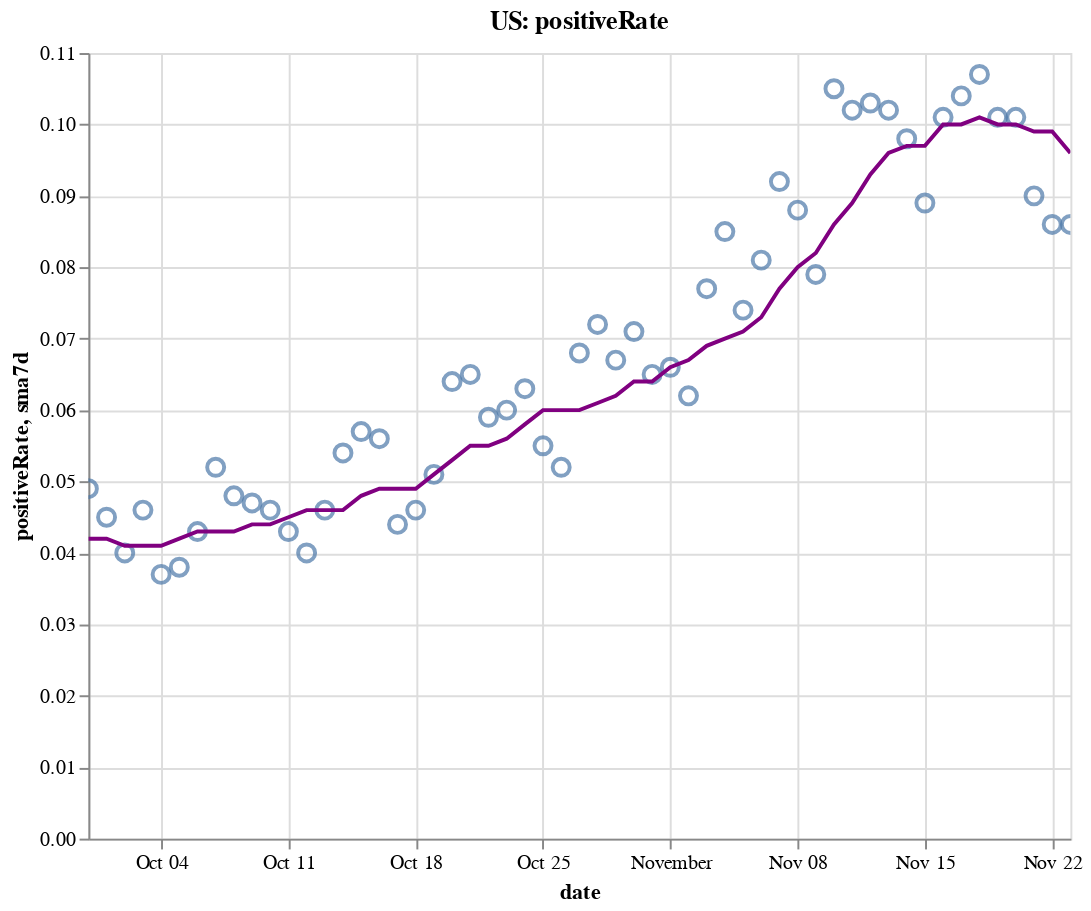

Here is the notebook cell this chart was saved with:
### Code cell
create_plot(us, 'positiveRate')

### Figure 1 — Vega-Lite specification as saved in the notebook (floating-point values rounded to 4 significant figures)
{"config": {"view": {"continuousWidth": 400, "continuousHeight": 300}}, "layer": [{"layer": [{"mark": {"type": "point", "size": 75}, "encoding": {"tooltip": [{"type": "temporal", "field": "date"}, {"type": "quantitative", "field": "positiveRate"}, {"type": "quantitative", "field": "sma7d"}], "x": {"type": "temporal", "field": "date"}, "y": {"type": "quantitative", "field": "positiveRate"}}, "selection": {"selector004": {"type": "interval", "bind": "scales", "encodings": ["x", "y"]}}}, {"mark": {"type": "line", "color": "purple"}, "encoding": {"x": {"type": "temporal", "field": "date"}, "y": {"type": "quantitative", "field": "sma7d"}}}]}, {"mark": {"type": "rule", "color": "#aaa"}, "encoding": {"x": {"type": "temporal", "field": "date"}}, "transform": [{"filter": {"selection": "selector003"}}]}, {"mark": "circle", "encoding": {"opacity": {"condition": {"value": 1, "selection": "selector003"}, "value": 0}, "tooltip": [{"type": "temporal", "field": "date"}, {"type": "quantitative", "field": "positiveRate"}, {"type": "quantitative", "field": "sma7d"}], "x": {"type": "temporal", "field": "date"}, "y": {"type": "quantitative", "field": "positiveRate"}}, "selection": {"selector003": {"type": "single", "encodings": ["x"], "on": "mouseover", "nearest": true, "empty": "none"}}}, {"mark": {"type": "text", "align": "left", "dx": 5, "dy": -5, "stroke": "white", "strokeWidth": 2}, "encoding": {"text": {"type": "quantitative", "field": "positiveRate"}, "tooltip": [{"type": "temporal", "field": "date"}, {"type": "quantitative", "field": "positiveRate"}, {"type": "quantitative", "field": "sma7d"}], "x": {"type": "temporal", "field": "date"}, "y": {"type": "quantitative", "field": "positiveRate"}}, "transform": [{"filter": {"selection": "selector003"}}]}, {"mark": {"type": "text", "align": "left", "dx": 5, "dy": -5}, "encoding": {"text": {"type": "quantitative", "field": "positiveRate"}, "tooltip": [{"type": "temporal", "field": "date"}, {"type": "quantitative", "field": "positiveRate"}, {"type": "quantitative", "field": "sma7d"}], "x": {"type": "temporal", "field": "date"}, "y": {"type": "quantitative", "field": "positiveRate"}}, "transform": [{"filter": {"selection": "selector003"}}]}], "data": {"name": "data-3bbdc05a3df60d700724bdadefa6cee7"}, "height": 400, "title": "US: positiveRate", "width": 500, "$schema": "https://vega.github.io/schema/vega-lite/v4.8.1.json", "datasets": {"data-3bbdc05a3df60d700724bdadefa6cee7": [{"date": "2020-09-30T00:00:00", "totalTestResultsIncrease": 906400.0, "positiveIncrease": 44350.0, "death": 198900.0, "deathIncrease": 1062.0, "positiveRate": 0.049, "state": "US", "sma7d": 0.042}, {"date": "2020-10-01T00:00:00", "totalTestResultsIncrease": 1003000.0, "positiveIncrease": 45600.0, "death": 199800.0, "deathIncrease": 848.0, "positiveRate": 0.045, "state": "US", "sma7d": 0.042}, {"date": "2020-10-02T00:00:00", "totalTestResultsIncrease": 1241000.0, "positiveIncrease": 49260.0, "death": 200600.0, "deathIncrease": 839.0, "positiveRate": 0.04, "state": "US", "sma7d": 0.041}, {"date": "2020-10-03T00:00:00", "totalTestResultsIncrease": 1098000.0, "positiveIncrease": 50940.0, "death": 201400.0, "deathIncrease": 733.0, "positiveRate": 0.046, "state": "US", "sma7d": 0.041}, {"date": "2020-10-04T00:00:00", "totalTestResultsIncrease": 1027000.0, "positiveIncrease": 37990.0, "death": 201700.0, "deathIncrease": 362.0, "positiveRate": 0.037, "state": "US", "sma7d": 0.041}, {"date": "2020-10-05T00:00:00", "totalTestResultsIncrease": 988300.0, "positiveIncrease": 37760.0, "death": 202100.0, "deathIncrease": 341.0, "positiveRate": 0.038, "state": "US", "sma7d": 0.042}, {"date": "2020-10-06T00:00:00", "totalTestResultsIncrease": 908100.0, "positiveIncrease": 38920.0, "death": 202700.0, "deathIncrease": 632.0, "positiveRate": 0.043, "state": "US", "sma7d": 0.043}, {"date": "2020-10-07T00:00:00", "totalTestResultsIncrease": 974400.0, "positiveIncrease": 50590.0, "death": 203600.0, "deathIncrease": 910.0, "positiveRate": 0.052, "state": "US", "sma7d": 0.043}, {"date": "2020-10-08T00:00:00", "totalTestResultsIncrease": 1155000.0, "positiveIncrease": 55210.0, "death": 204600.0, "deathIncrease": 987.0, "positiveRate": 0.048, "state": "US", "sma7d": 0.043}, {"date": "2020-10-09T00:00:00", "totalTestResultsIncrease": 1202000.0, "positiveIncrease": 56800.0, "death": 205500.0, "deathIncrease": 887.0, "positiveRate": 0.047, "state": "US", "sma7d": 0.044}, {"date": "2020-10-10T00:00:00", "totalTestResultsIncrease": 1251000.0, "positiveIncrease": 57420.0, "death": 206100.0, "deathIncrease": 666.0, "positiveRate": 0.046, "state": "US", "sma7d": 0.044}, {"date": "2020-10-11T00:00:00", "totalTestResultsIncrease": 1078000.0, "positiveIncrease": 46270.0, "death": 206600.0, "deathIncrease": 465.0, "positiveRate": 0.043, "state": "US", "sma7d": 0.045}, {"date": "2020-10-12T00:00:00", "totalTestResultsIncrease": 1054000.0, "positiveIncrease": 42640.0, "death": 206900.0, "deathIncrease": 287.0, "positiveRate": 0.04, "state": "US", "sma7d": 0.046}, {"date": "2020-10-13T00:00:00", "totalTestResultsIncrease": 1050000.0, "positiveIncrease": 48590.0, "death": 207600.0, "deathIncrease": 700.0, "positiveRate": 0.046, "state": "US", "sma7d": 0.046}, {"date": "2020-10-14T00:00:00", "totalTestResultsIncrease": 1038000.0, "positiveIncrease": 56120.0, "death": 208400.0, "deathIncrease": 816.0, "positiveRate": 0.054, "state": "US", "sma7d": 0.046}, {"date": "2020-10-15T00:00:00", "totalTestResultsIncrease": 1111000.0, "positiveIncrease": 63390.0, "death": 209300.0, "deathIncrease": 937.0, "positiveRate": 0.057, "state": "US", "sma7d": 0.048}, {"date": "2020-10-16T00:00:00", "totalTestResultsIncrease": 1229000.0, "positiveIncrease": 68250.0, "death": 210200.0, "deathIncrease": 891.0, "positiveRate": 0.056, "state": "US", "sma7d": 0.049}, {"date": "2020-10-17T00:00:00", "totalTestResultsIncrease": 1298000.0, "positiveIncrease": 57330.0, "death": 211000.0, "deathIncrease": 762.0, "positiveRate": 0.044, "state": "US", "sma7d": 0.049}, {"date": "2020-10-18T00:00:00", "totalTestResultsIncrease": 1053000.0, "positiveIncrease": 48280.0, "death": 211400.0, "deathIncrease": 397.0, "positiveRate": 0.046, "state": "US", "sma7d": 0.049}, {"date": "2020-10-19T00:00:00", "totalTestResultsIncrease": 1127000.0, "positiveIncrease": 57110.0, "death": 211900.0, "deathIncrease": 461.0, "positiveRate": 0.051, "state": "US", "sma7d": 0.051}, {"date": "2020-10-20T00:00:00", "totalTestResultsIncrease": 948000.0, "positiveIncrease": 60550.0, "death": 212700.0, "deathIncrease": 838.0, "positiveRate": 0.064, "state": "US", "sma7d": 0.053}, {"date": "2020-10-21T00:00:00", "totalTestResultsIncrease": 940900.0, "positiveIncrease": 60950.0, "death": 213700.0, "deathIncrease": 1022.0, "positiveRate": 0.065, "state": "US", "sma7d": 0.055}, {"date": "2020-10-22T00:00:00", "totalTestResultsIncrease": 1226000.0, "positiveIncrease": 72840.0, "death": 214900.0, "deathIncrease": 1136.0, "positiveRate": 0.059, "state": "US", "sma7d": 0.055}, {"date": "2020-10-23T00:00:00", "totalTestResultsIncrease": 1382000.0, "positiveIncrease": 82330.0, "death": 215800.0, "deathIncrease": 923.0, "positiveRate": 0.06, "state": "US", "sma7d": 0.056}, {"date": "2020-10-24T00:00:00", "totalTestResultsIncrease": 1323000.0, "positiveIncrease": 83290.0, "death": 216700.0, "deathIncrease": 882.0, "positiveRate": 0.063, "state": "US", "sma7d": 0.058}, {"date": "2020-10-25T00:00:00", "totalTestResultsIncrease": 1188000.0, "positiveIncrease": 64890.0, "death": 217000.0, "deathIncrease": 374.0, "positiveRate": 0.055, "state": "US", "sma7d": 0.06}, {"date": "2020-10-26T00:00:00", "totalTestResultsIncrease": 1205000.0, "positiveIncrease": 62530.0, "death": 217400.0, "deathIncrease": 402.0, "positiveRate": 0.052, "state": "US", "sma7d": 0.06}, {"date": "2020-10-27T00:00:00", "totalTestResultsIncrease": 1066000.0, "positiveIncrease": 72080.0, "death": 218400.0, "deathIncrease": 920.0, "positiveRate": 0.068, "state": "US", "sma7d": 0.06}, {"date": "2020-10-28T00:00:00", "totalTestResultsIncrease": 1092000.0, "positiveIncrease": 78750.0, "death": 219400.0, "deathIncrease": 1044.0, "positiveRate": 0.072, "state": "US", "sma7d": 0.061}, {"date": "2020-10-29T00:00:00", "totalTestResultsIncrease": 1332000.0, "positiveIncrease": 88730.0, "death": 220400.0, "deathIncrease": 1030.0, "positiveRate": 0.067, "state": "US", "sma7d": 0.062}, {"date": "2020-10-30T00:00:00", "totalTestResultsIncrease": 1360000.0, "positiveIncrease": 97230.0, "death": 221400.0, "deathIncrease": 952.0, "positiveRate": 0.071, "state": "US", "sma7d": 0.064}, {"date": "2020-10-31T00:00:00", "totalTestResultsIncrease": 1390000.0, "positiveIncrease": 90590.0, "death": 222300.0, "deathIncrease": 951.0, "positiveRate": 0.065, "state": "US", "sma7d": 0.064}, {"date": "2020-11-01T00:00:00", "totalTestResultsIncrease": 1127000.0, "positiveIncrease": 73850.0, "death": 222700.0, "deathIncrease": 388.0, "positiveRate": 0.066, "state": "US", "sma7d": 0.066}, {"date": "2020-11-02T00:00:00", "totalTestResultsIncrease": 1323000.0, "positiveIncrease": 82050.0, "death": 223200.0, "deathIncrease": 499.0, "positiveRate": 0.062, "state": "US", "sma7d": 0.067}, {"date": "2020-11-03T00:00:00", "totalTestResultsIncrease": 1124000.0, "positiveIncrease": 86660.0, "death": 224700.0, "deathIncrease": 1515.0, "positiveRate": 0.077, "state": "US", "sma7d": 0.069}, {"date": "2020-11-04T00:00:00", "totalTestResultsIncrease": 1218000.0, "positiveIncrease": 103300.0, "death": 225900.0, "deathIncrease": 1126.0, "positiveRate": 0.085, "state": "US", "sma7d": 0.07}, {"date": "2020-11-05T00:00:00", "totalTestResultsIncrease": 1565000.0, "positiveIncrease": 116400.0, "death": 227000.0, "deathIncrease": 1131.0, "positiveRate": 0.074, "state": "US", "sma7d": 0.071}, {"date": "2020-11-06T00:00:00", "totalTestResultsIncrease": 1561000.0, "positiveIncrease": 125800.0, "death": 228200.0, "deathIncrease": 1168.0, "positiveRate": 0.081, "state": "US", "sma7d": 0.073}, {"date": "2020-11-07T00:00:00", "totalTestResultsIncrease": 1412000.0, "positiveIncrease": 129200.0, "death": 229300.0, "deathIncrease": 1104.0, "positiveRate": 0.092, "state": "US", "sma7d": 0.077}, {"date": "2020-11-08T00:00:00", "totalTestResultsIncrease": 1252000.0, "positiveIncrease": 110300.0, "death": 229700.0, "deathIncrease": 485.0, "positiveRate": 0.088, "state": "US", "sma7d": 0.08}, {"date": "2020-11-09T00:00:00", "totalTestResultsIncrease": 1513000.0, "positiveIncrease": 119400.0, "death": 230300.0, "deathIncrease": 589.0, "positiveRate": 0.079, "state": "US", "sma7d": 0.082}, {"date": "2020-11-10T00:00:00", "totalTestResultsIncrease": 1246000.0, "positiveIncrease": 131200.0, "death": 231700.0, "deathIncrease": 1360.0, "positiveRate": 0.105, "state": "US", "sma7d": 0.086}, {"date": "2020-11-11T00:00:00", "totalTestResultsIncrease": 1413000.0, "positiveIncrease": 144800.0, "death": 233200.0, "deathIncrease": 1543.0, "positiveRate": 0.102, "state": "US", "sma7d": 0.089}, {"date": "2020-11-12T00:00:00", "totalTestResultsIncrease": 1472000.0, "positiveIncrease": 152000.0, "death": 234400.0, "deathIncrease": 1141.0, "positiveRate": 0.103, "state": "US", "sma7d": 0.093}, {"date": "2020-11-13T00:00:00", "totalTestResultsIncrease": 1696000.0, "positiveIncrease": 172100.0, "death": 235700.0, "deathIncrease": 1275.0, "positiveRate": 0.102, "state": "US", "sma7d": 0.096}, {"date": "2020-11-14T00:00:00", "totalTestResultsIncrease": 1661000.0, "positiveIncrease": 163500.0, "death": 237000.0, "deathIncrease": 1312.0, "positiveRate": 0.098, "state": "US", "sma7d": 0.097}, {"date": "2020-11-15T00:00:00", "totalTestResultsIncrease": 1615000.0, "positiveIncrease": 144400.0, "death": 237600.0, "deathIncrease": 677.0, "positiveRate": 0.089, "state": "US", "sma7d": 0.097}, {"date": "2020-11-16T00:00:00", "totalTestResultsIncrease": 1478000.0, "positiveIncrease": 148900.0, "death": 238300.0, "deathIncrease": 637.0, "positiveRate": 0.101, "state": "US", "sma7d": 0.1}, {"date": "2020-11-17T00:00:00", "totalTestResultsIncrease": 1504000.0, "positiveIncrease": 156700.0, "death": 239800.0, "deathIncrease": 1555.0, "positiveRate": 0.104, "state": "US", "sma7d": 0.1}, {"date": "2020-11-18T00:00:00", "totalTestResultsIncrease": 1535000.0, "positiveIncrease": 164000.0, "death": 241700.0, "deathIncrease": 1869.0, "positiveRate": 0.107, "state": "US", "sma7d": 0.101}, {"date": "2020-11-19T00:00:00", "totalTestResultsIncrease": 1818000.0, "positiveIncrease": 182800.0, "death": 243700.0, "deathIncrease": 1971.0, "positiveRate": 0.101, "state": "US", "sma7d": 0.1}, {"date": "2020-11-20T00:00:00", "totalTestResultsIncrease": 1917000.0, "positiveIncrease": 192800.0, "death": 245500.0, "deathIncrease": 1862.0, "positiveRate": 0.101, "state": "US", "sma7d": 0.1}, {"date": "2020-11-21T00:00:00", "totalTestResultsIncrease": 2004000.0, "positiveIncrease": 179700.0, "death": 247000.0, "deathIncrease": 1512.0, "positiveRate": 0.09, "state": "US", "sma7d": 0.099}, {"date": "2020-11-22T00:00:00", "totalTestResultsIncrease": 1745000.0, "positiveIncrease": 150800.0, "death": 247900.0, "deathIncrease": 892.0, "positiveRate": 0.086, "state": "US", "sma7d": 0.099}, {"date": "2020-11-23T00:00:00", "totalTestResultsIncrease": 1751000.0, "positiveIncrease": 150500.0, "death": 248800.0, "deathIncrease": 956.0, "positiveRate": 0.086, "state": "US", "sma7d": 0.096}]}}
